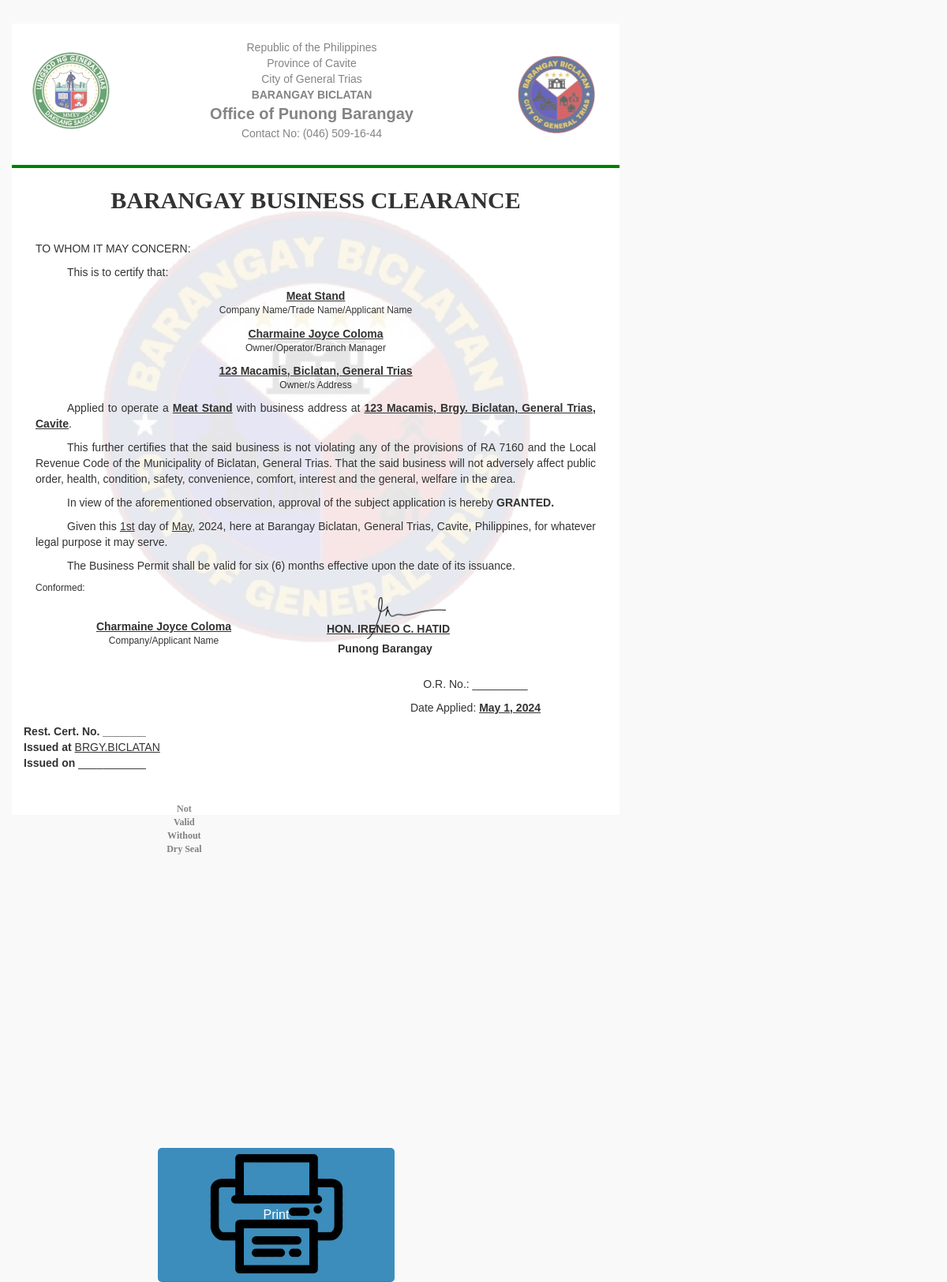
Screenshot of /businesspermit_form.php?id_bspermit=6 with the database file from the repository.
### tables this page shows
CREATE TABLE `tbl_bspermit` (
  `id_bspermit` int(11) NOT NULL,
  `id_resident` int(11) NOT NULL,
  `lname` varchar(255) DEFAULT NULL,
  `fname` varchar(255) DEFAULT NULL,
  `mi` varchar(255) DEFAULT NULL,
  `age` tinyint(4) NOT NULL,
  `bsname` varchar(255) DEFAULT NULL,
  `houseno` varchar(255) DEFAULT NULL,
  `street` varchar(252) DEFAULT NULL,
  `brgy` varchar(255) DEFAULT NULL,
  `municipal` varchar(255) DEFAULT NULL,
  `bsindustry` varchar(255) DEFAULT NULL,
  `aoe` int(11) NOT NULL
);

### classes/main.class.php (called while the page is built, shortened)
<?php
class BMISClass {
    protected $server = "mysql:host=localhost;dbname=bmis";
    protected $user = "root";
    protected $pass = "";
    protected $options = array(PDO::ATTR_ERRMODE => PDO::ERRMODE_EXCEPTION, PDO::ATTR_DEFAULT_FETCH_MODE => PDO::FETCH_ASSOC);
    public function openConn() {
        try {
            $this->con = new PDO($this->server, $this->user, $this->pass, $this->options);
            return $this->con;
        }
        catch(PDOException $e) {
            echo "Datbase Connection Error! ", $e->getMessage();
        }
    }
    public function get_single_bspermit_walkin($id_bspermit){
        $id_bspermit = $_GET['id_bspermit'];
        $connection = $this->openConn();
        $stmt = $connection->prepare("SELECT * FROM tbl_bspermit where id_bspermit = ?");
        $stmt->execute([$id_bspermit]);
        $resident = $stmt->fetch();
        $total = $stmt->rowCount();
        if($total > 0 )  {
            return $resident;
        }
        else{
            return false;
        }
    }
}
?>

### businesspermit_form.php (the view, shortened to what this page needs)
<?php
require('classes/resident.class.php');
$resident = $residentbmis->get_single_bspermit_walkin($id_bspermit);
  ?>
<!DOCTYPE html>
<html id="clearance">
 <head>
    <link href="bootstrap/css/bootstrap.min.css" rel="stylesheet" type="text/css" />
    <link href="bootstrap/css/font-awesome.min.css" rel="stylesheet" type="text/css" />
    <link href="bootstrap/css/ionicons.min.css" rel="stylesheet" type="text/css" />
    <link href="bootstrap/css/morris-0.4.3.min.css" rel="stylesheet" type="text/css" />
    <link href="bootstrap/css/AdminLTE.css" rel="stylesheet" type="text/css" />
    <link href="bootstrap/css/dataTables.bootstrap.css" rel="stylesheet" type="text/css" />
    <link href="bootstrap/css/select2.css" rel="stylesheet" type="text/css" />
</head>
 <body class="skin-black">
       <div class="col-xs-12 col-sm-6 col-md-8">
                <div style="width: 100%; height:100%; max-height: 550px; background-color: white;">
                    <div style="margin-top:30px; opacity: 0.6; display: flex; justify-content: space-between; ">
                        <image src="assets/golo1.png" style="width:100px;height:100px; margin-top: 35px; margin-left:25px;"/>
                        <center><p style="margin-top: 20px;">Republic of the Philippines<br>
                        Province of Cavite<br>
                        City of General Trias<br>
                        <b>BARANGAY BICLATAN</b><br>
                        <b style="font-size:20px;">Office of Punong Barangay</b><br>
                        Contact No: (046) 509-16-44
                        </p></center>
                        <image src="assets/golo.png" style="width:110px;height:110px; margin-top:35px; margin-right: 25px;"/>
                    </div>  <hr style="border:2px solid green;">
                    <div style="background-image: url('assets/golo.png'); background-size: cover;
                background-repeat: no-repeat; background-position: center; background-size: 80%; background-color: rgba(255, 255, 255, 0.9); background-blend-mode: overlay; background-position: center top; height: 800px;">
                        <p class="text-center" style="font-size: 30px; font-weight: bold; font-family: 'Copperplate Gothic Bold';">BARANGAY BUSINESS CLEARANCE<br></p><br>
                        <p class="print-padding" style="font-size: 14px;">TO WHOM IT MAY CONCERN:</p>
                        <p class="print-padding" style="text-indent: 40px;text-align: justify;">This is to certify that:</p>
                        <p style="text-align: center; margin-bottom: 0;"><b><u><?= $resident['bsname'];?></u></b></p>
                        <p style="font-size: 12px; text-align: center; margin-top: 0;">Company Name/Trade Name/Applicant Name</p>
                        <p style="text-align: center; margin-bottom: 0;"><b><u><?= $resident['fname'];?> <?= $resident['mi'];?> <?= $resident['lname'];?> </u></b></p>
                        <p style="font-size: 12px; text-align: center; margin-top: 0;">Owner/Operator/Branch Manager</p>
                        <p style="text-align: center; margin-bottom: 0;"><b><u><?= $resident['houseno'];?> <?= $resident['street'];?>, <?= $resident['brgy'];?>, <?= $resident['municipal'];?> </u></b></p>
                        <p style="font-size: 12px; text-align: center; margin-top: 0;">Owner/s Address</p>
                        <p class="print-padding"  style="text-indent: 40px;text-align: justify;">Applied to operate a <b><u><?= $resident['bsname'];?></u></b> with business address at <b><u><?= $resident['houseno'];?> <?= $resident['street'];?>, Brgy. Biclatan, General Trias, Cavite</b></u>.</b></p>
                        <p class="print-padding" style="text-indent: 40px;text-align: justify;">This further certifies that the said business is not violating any of the provisions of RA 7160 and the Local Revenue Code of the Municipality of Biclatan, General Trias. That the said business will not adversely affect public order, health, condition, safety, convenience, comfort, interest and the general, welfare in the area.</p>
                        <p class="print-padding" style="text-indent: 40px;text-align: justify;">In view of the aforementioned observation, approval of the subject application is hereby <b>GRANTED.</b></p>
                        <p class="print-padding" style="text-indent:40px;text-align: justify;">Given this <ins><?= date('jS');?></ins> day of <ins><?= date('F');?></ins>, 2024, here at Barangay Biclatan, General Trias, Cavite, Philippines, for whatever legal purpose it may serve.</p>
                        <p class="print-padding" style="text-indent:40px;text-align: justify;">The Business Permit shall be valid for six (6) months effective upon the date of its issuance.</p>
                        <div style="display: flex;">
                            <div style="flex: 1;">
                                <p class="print-padding" style="font-size: 12px;">Conformed:</p><br>
                                <p class="print-padding" style="text-align: center; margin-bottom: 0;"><b><u><?= $resident['fname'];?> <?= $resident['mi'];?> <?= $resident['lname'];?> </u></b></p>
                                <p class="print-padding" style="font-size: 12px; text-align: center; margin-top: 0;">Company/Applicant Name</p><br>
                            </div>
                            <div style="flex: 1;"><br>
                                <image src="icons/signature.png" style="width:100px; margin-left:65px; position: absolute;"/><br>
                                <label style="margin-left:1em; margin-top: 10px;"><u>HON. IRENEO C. HATID</u></label><br>
                                <label style="margin-left:2em;">Punong Barangay</label><br><br>
                                <p style="text-align: center; margin-left: 20px;">O.R. No.: _________</p>
                                <p style="text-align: center; margin-left: 20px;">Date Applied: <b><u><ins><?= date('F');?> <ins><?= date('j');?>, 2024</ins></ins> </u></b></p>
                            </div>
                        </div>
                <div class="col-xs-8 col-md-4">
                    <b style="text-align: center;">Rest. Cert. No. _______</b><br>
                    <b><span style=" text-align: center;">Issued at </b><u>BRGY.BICLATAN</u></span><br>
                    <b><span style=" text-align: center;">Issued on </b>___________</span><br><br><br>
                    <center><p style="font-size: 12px; opacity: 0.6; margin-left: 18rem; font-weight: bold; font-family: 'Baskerville Old Face';">Not Valid Without Dry Seal<br></p></center>
                </div>
                </div>
            </div>
        </div>
<button class="btn btn-primary noprint" id="printpagebutton" onclick="PrintElem('#clearance')">Print</button>
    </body>
</html>

### businesspermit_form.php (style rules this page uses)
@media screen { p.print-padding { font-size: 14px; padding-left: 30px; padding-right: 30px; } }
.btn { display: inline-block; padding: 10px 20px; font-size: 16px; cursor: pointer; border: none; border-radius: 5px; width: 300px; height: 170px; background-image: url('prints.png'); }
.btn-primary { background-color: #007bff; color: #fff; }
#printpagebutton { margin-top: 30%; margin-left: 200px; }

### rows the page displays
tbl_bspermit: bsname "Meat Stand", fname "Charmaine Joyce", lname "Coloma", houseno "123", street "Macamis", brgy "Biclatan", municipal "General Trias"
